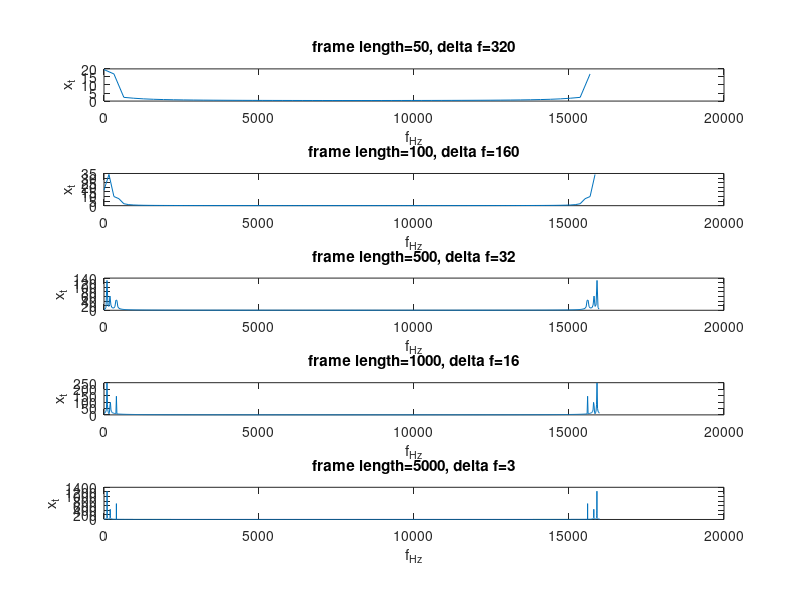

Write the MATLAB code that produced this figure.
%%%%%%%%%%%%%%%%%%%%%%%%%%%%%%%%%%%%%%%%%%%%%%%%%%%%%%%%%%%%%%%%%%%%%%%%%%%
%                  Aufgabe 1, Teilaufgabe 2: Sinusgemisch                 %
%%%%%%%%%%%%%%%%%%%%%%%%%%%%%%%%%%%%%%%%%%%%%%%%%%%%%%%%%%%%%%%%%%%%%%%%%%%
clear all;
clc;
%--------------------------------------------------------------------------
% Durch die Aufgabe vorgegebene Werte: 
%Signal 1
f1=100;
A1=1;
phi1=0;

%Signal 2
f2=200;
A2=0.5;
phi2=-pi/2;

%Signal 3
f3=400;
A3=0.5;
phi3=pi;

sampleRate   = 16000;           % Abtastrate (16kHz)
samplePeriod = 1/sampleRate;    % Abtastperiode (0.0000625s) 
timeInSec    = 5;               % time

% length of signal (5s) 
time = (0:samplePeriod:timeInSec-samplePeriod);
timeInMs=time.*1000;

% Errechnenvon Sinusschwingungen
signal1 = A1 * sin(2 * pi * f1 * time + phi1);
signal2 = A2 * sin(2 * pi * f2 * time + phi2);
signal3 = A3 * sin(2 * pi * f3 * time + phi3);


% mix sine vibrations and scale sinemix
sinusgemisch = signal1 + signal2 + signal3;
sinusgemisch = sinusgemisch/max(abs(sinusgemisch));

framelength_list = [50 100 500 1000 5000];

hFig = figure(1);
set(hFig, 'Position', [0 0 800 1000])

for i = 1:numel(framelength_list)
    frame_length = framelength_list(i);
    fourier_sinemix = fft(sinusgemisch, frame_length);
    delta_f = sampleRate/frame_length;
    f=(0:delta_f:sampleRate-delta_f);
        
    subplot(5,1,i);
    plot(f, abs(fourier_sinemix));
    current_title = strcat('frame length= ', int2str(frame_length), ', delta f= ', int2str(delta_f));
    title(current_title);
    xlabel('f_{Hz}'); 
    ylabel('x_t'); 
end

% save plot as jpg
saveas(hFig, 'plot_12', 'jpg');

% close figure
close(hFig);
